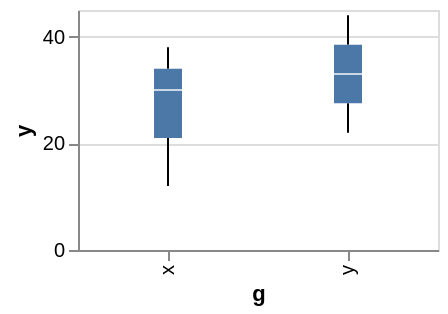

Write a Vega-Lite specification for this figure.
### Vega-Lite specification from a JSON file in a GitHub repository (floating-point values rounded to 4 significant figures)
{"width": 180, "height": 120, "data": {"values": [{"x": 1, "y": 12, "s": 30, "g": "x"}, {"x": 2, "y": 30, "s": 80, "g": "x"}, {"x": 3, "y": 22, "s": 50, "g": "y"}, {"x": 4, "y": 44, "s": 120, "g": "y"}, {"x": 5, "y": 38, "s": 70, "g": "x"}]}, "mark": "boxplot", "encoding": {"x": {"field": "g", "type": "nominal"}, "y": {"field": "y", "type": "quantitative"}}}
